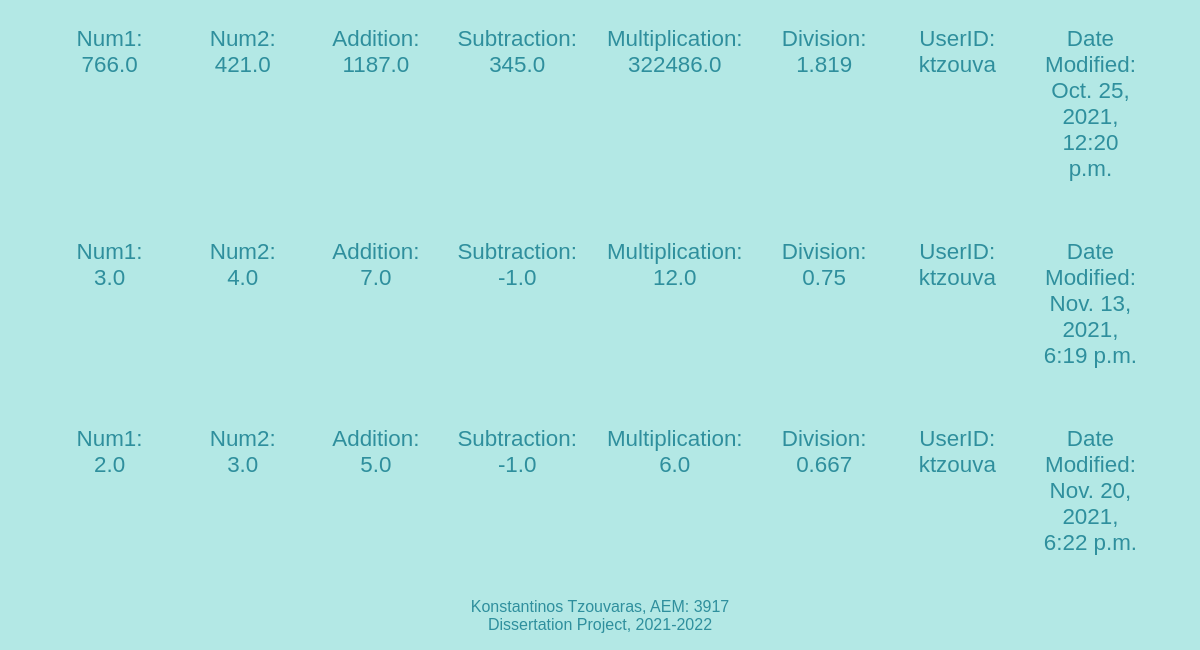
/saved_values/ (signed in, lower part), run on an earlier commit of the app's database.
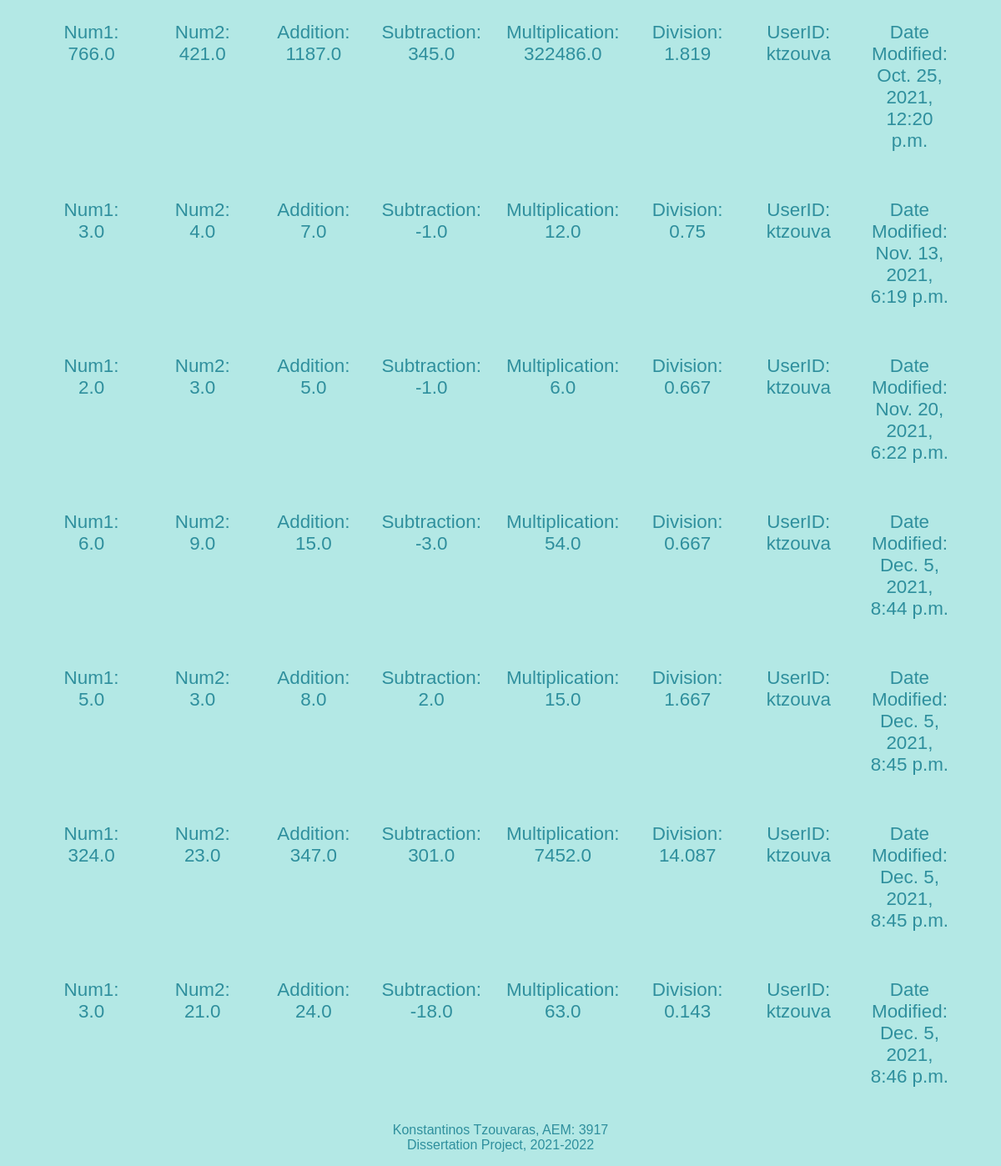
And on a later commit of the database.
### implementation/models.py (models this page shows)
class Nums(models.Model):
    num1 = models.FloatField(default = '0')
    num2 = models.FloatField(default = '0')
    addition = models.FloatField(default = '0')
    subtraction = models.FloatField(default = '0')
    multiplication = models.FloatField(default = '0')
    division = models.FloatField(default = '0')
    userID = models.CharField(max_length = 10)
    date = models.DateTimeField(auto_now_add = True)
    resString = models.CharField(max_length = 1000)
    class Meta:
        db_table = 'nums'

### savedValues/views.py (the view)
# urls.py: path('', views.savedValues_home, name = 'savedValues_home'),
def savedValues_home(request):
    if request.user.is_authenticated:
        objects = Nums.objects.all()
        args = {'objects': objects}
        return render(request, 'savedValues/savedValues_home.html', args)
    else:
        return render(request, 'savedValues/savedValues_failed.html')

### savedValues/templates/savedValues/savedValues_home.html (shortened to what this page needs)
{% extends 'base_layout.html' %}
{% block content %}
<div class="savedValues_home">
  <div class="savedValues">
    {% for Nums in objects %}
        <p id="savedValues_paragraph">Num1: {{ Nums.num1 }} <br></p>
        <p id="savedValues_paragraph">Num2: {{ Nums.num2 }} <br> <br></p>
        <p id="savedValues_paragraph">Addition: {{ Nums.addition }} <br></p>
        <p id="savedValues_paragraph">Subtraction: {{ Nums.subtraction }} <br> <br></p>
        <p id="savedValues_paragraph">Multiplication: {{ Nums.multiplication }} <br></p>
        <p id="savedValues_paragraph">Division: {{ Nums.division }} <br> <br></p>
        <p id="savedValues_paragraph">UserID: {{ Nums.userID }} <br> <br></p>
        <p id="savedValues_paragraph">Date Modified: {{ Nums.date }} <br> <br></p>
    {% endfor %}
  </div>
</div>
{% endblock %}

What changed in the data, as far as the page shows it:
added Nums: num1 "6.0", num2 "9.0", addition "15.0", subtraction "-3.0", multiplication "54.0", division "0.667", userID "ktzouva", date "Dec. 5, 2021, 8:44 p.m."
added Nums: num1 "5.0", num2 "3.0", addition "8.0", subtraction "2.0", multiplication "15.0", division "1.667", userID "ktzouva", date "Dec. 5, 2021, 8:45 p.m."
added Nums: num1 "324.0", num2 "23.0", addition "347.0", subtraction "301.0", multiplication "7452.0", division "14.087", userID "ktzouva", date "Dec. 5, 2021, 8:45 p.m."
added Nums: num1 "3.0", num2 "21.0", addition "24.0", subtraction "-18.0", multiplication "63.0", division "0.143", userID "ktzouva", date "Dec. 5, 2021, 8:46 p.m."
